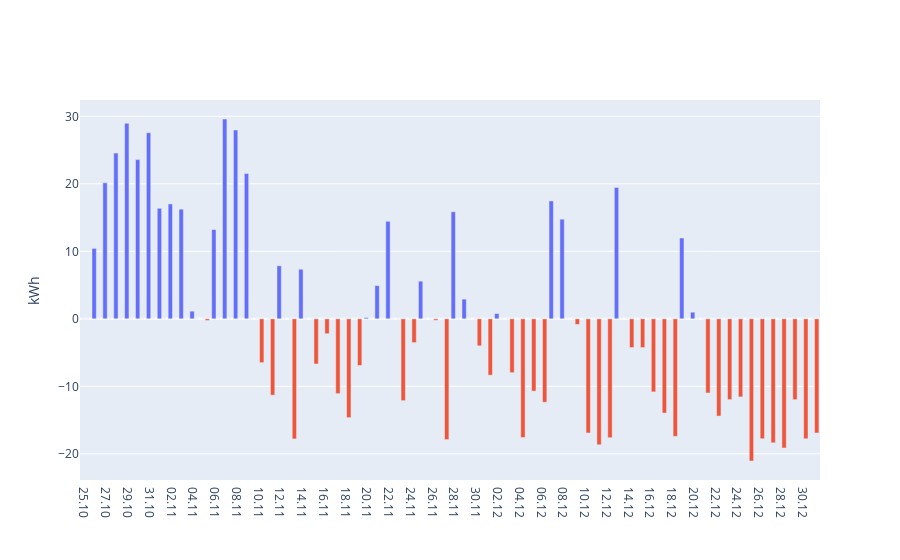
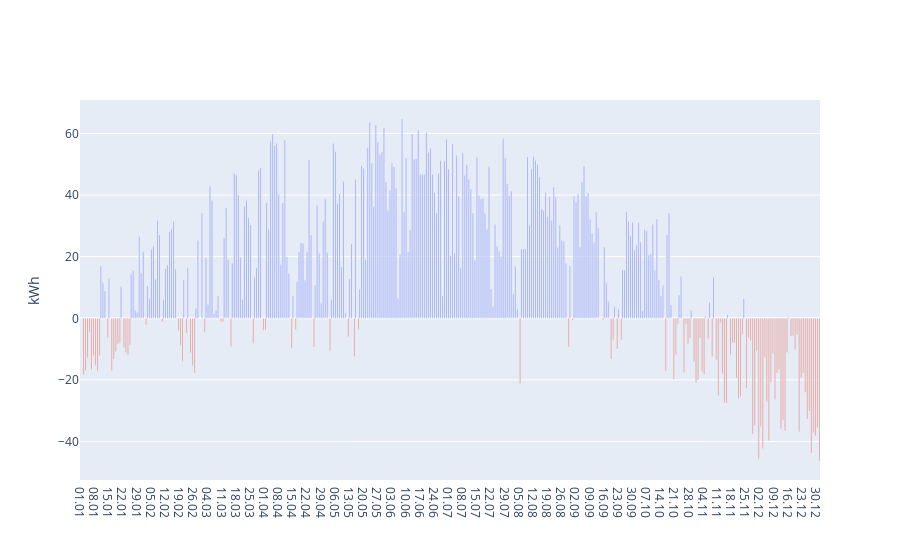
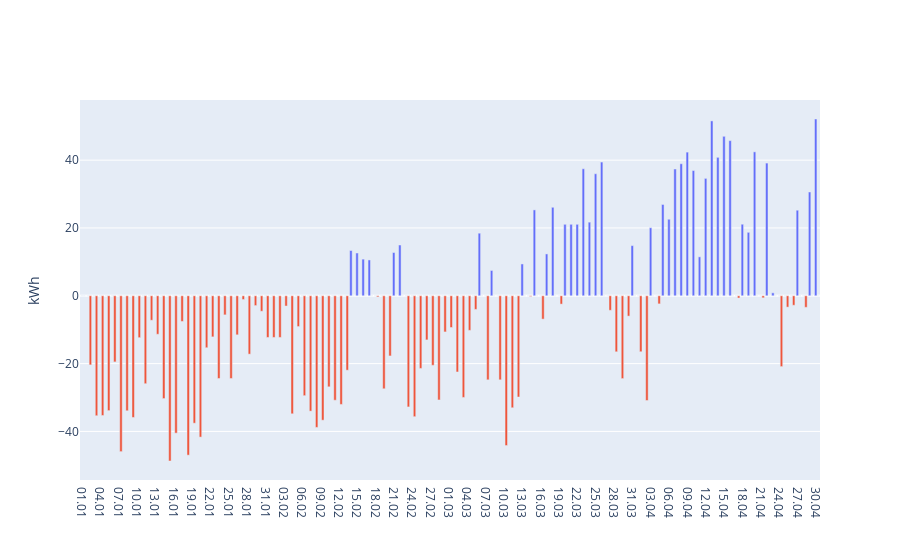

Notebook code for these charts, in order:
### Markdown cell above
### Dnevno po letih

### Code cell
for i,csv in enumerate(csvs_filled):
    prejeta_per_day = csv['PREJETA DELOVNA ENERGIJA ET'] - csv['PREJETA DELOVNA ENERGIJA ET'].shift(1, fill_value=csv['PREJETA DELOVNA ENERGIJA ET'][0]);
    oddana_per_day = csv['ODDANA DELOVNA ENERGIJA ET'] - csv['ODDANA DELOVNA ENERGIJA ET'].shift(1, fill_value=csv['ODDANA DELOVNA ENERGIJA ET'][0]);
    
    pm = oddana_per_day - prejeta_per_day
    
    mask = pm >= 0
    plus = np.where(mask, pm, 0)
    minus = np.where(mask, 0, pm)
    
    fig = go.Figure()
    fig.add_traces(go.Bar(x=csv['Datum'].dt.strftime('%d.%m'), y = plus, name=""))
    fig.add_traces(go.Bar(x=csv['Datum'].dt.strftime('%d.%m'), y = minus, name=""))
    fig.update_xaxes(categoryorder='array', categoryarray=days_in_year)
    fig.update_layout(hovermode='x unified',showlegend=False, yaxis=dict(title="kWh"))
    fig.show()

### Figure 1 — Plotly figure (JSON) as saved in the notebook; plotly's stock layout.template omitted (floating-point values rounded to 4 significant figures; data arrays with more than 128 entries replaced by an {"elided": "..."} marker saying what was removed)
{"data": [{"name": "", "type": "bar", "x": ["25.10", "26.10", "27.10", "28.10", "29.10", "30.10", "31.10", "01.11", "02.11", "03.11", "04.11", "05.11", "06.11", "07.11", "08.11", "09.11", "10.11", "11.11", "12.11", "13.11", "14.11", "15.11", "16.11", "17.11", "18.11", "19.11", "20.11", "21.11", "22.11", "23.11", "24.11", "25.11", "26.11", "27.11", "28.11", "29.11", "30.11", "01.12", "02.12", "03.12", "04.12", "05.12", "06.12", "07.12", "08.12", "09.12", "10.12", "11.12", "12.12", "13.12", "14.12", "15.12", "16.12", "17.12", "18.12", "19.12", "20.12", "21.12", "22.12", "23.12", "24.12", "25.12", "26.12", "27.12", "28.12", "29.12", "30.12", "31.12"], "y": [0, 10.43, 20.14, 24.55, 28.96, 23.59, 27.58, 16.37, 17.02, 16.24, 1.132, 0, 13.22, 29.6, 27.97, 21.52, 0, 0, 7.858, 0, 7.347, 0, 0, 0, 0, 0, 0.189, 4.919, 14.45, 0, 0, 5.578, 0, 0, 15.86, 2.917, 0, 0, 0.781, 0, 0, 0, 0, 17.46, 14.76, 0, 0, 0, 0, 19.47, 0, 0, 0, 0, 0, 11.97, 0.983, 0, 0, 0, 0, 0, 0, 0, 0, 0, 0, 0]}, {"name": "", "type": "bar", "x": ["25.10", "26.10", "27.10", "28.10", "29.10", "30.10", "31.10", "01.11", "02.11", "03.11", "04.11", "05.11", "06.11", "07.11", "08.11", "09.11", "10.11", "11.11", "12.11", "13.11", "14.11", "15.11", "16.11", "17.11", "18.11", "19.11", "20.11", "21.11", "22.11", "23.11", "24.11", "25.11", "26.11", "27.11", "28.11", "29.11", "30.11", "01.12", "02.12", "03.12", "04.12", "05.12", "06.12", "07.12", "08.12", "09.12", "10.12", "11.12", "12.12", "13.12", "14.12", "15.12", "16.12", "17.12", "18.12", "19.12", "20.12", "21.12", "22.12", "23.12", "24.12", "25.12", "26.12", "27.12", "28.12", "29.12", "30.12", "31.12"], "y": [0, 0, 0, 0, 0, 0, 0, 0, 0, 0, 0, -0.252, 0, 0, 0, 0, -6.496, -11.31, 0, -17.79, 0, -6.696, -2.205, -11.08, -14.64, -6.918, 0, 0, 0, -12.13, -3.528, 0, -0.221, -17.89, 0, 0, -4.004, -8.351, 0, -7.975, -17.59, -10.71, -12.36, 0, 0, -0.833, -16.91, -18.66, -17.62, 0, -4.255, -4.256, -10.83, -13.96, -17.41, 0, 0, -10.99, -14.41, -11.97, -11.57, -21.06, -17.76, -18.37, -19.14, -11.97, -17.77, -16.91]}], "layout": {"autosize": true, "hovermode": "x unified", "showlegend": false, "xaxis": {"autorange": true, "categoryarray": {"elided": "366 str values"}, "categoryorder": "array", "range": [297.5, 365.5], "type": "category"}, "yaxis": {"autorange": true, "range": [-23.88, 32.41], "title": {"text": "kWh"}, "type": "linear"}}}

### Figure 2 — Plotly figure (JSON) as saved in the notebook; plotly's stock layout.template omitted (floating-point values rounded to 4 significant figures; data arrays with more than 128 entries replaced by an {"elided": "..."} marker saying what was removed)
{"data": [{"name": "", "type": "bar", "x": {"elided": "365 str values"}, "y": {"elided": "365 float values"}}, {"name": "", "type": "bar", "x": {"elided": "365 str values"}, "y": {"elided": "365 float values"}}], "layout": {"autosize": true, "hovermode": "x unified", "showlegend": false, "xaxis": {"autorange": true, "categoryarray": {"elided": "366 str values"}, "categoryorder": "array", "range": [-0.5, 365.5], "type": "category"}, "yaxis": {"autorange": true, "range": [-52.48, 70.85], "title": {"text": "kWh"}, "type": "linear"}}}

### Figure 3 — Plotly figure (JSON) as saved in the notebook; plotly's stock layout.template omitted (floating-point values rounded to 4 significant figures; data arrays with more than 128 entries replaced by an {"elided": "..."} marker saying what was removed)
{"data": [{"name": "", "type": "bar", "x": ["01.01", "02.01", "03.01", "04.01", "05.01", "06.01", "07.01", "08.01", "09.01", "10.01", "11.01", "12.01", "13.01", "14.01", "15.01", "16.01", "17.01", "18.01", "19.01", "20.01", "21.01", "22.01", "23.01", "24.01", "25.01", "26.01", "27.01", "28.01", "29.01", "30.01", "31.01", "01.02", "02.02", "03.02", "04.02", "05.02", "06.02", "07.02", "08.02", "09.02", "10.02", "11.02", "12.02", "13.02", "14.02", "15.02", "16.02", "17.02", "18.02", "19.02", "20.02", "21.02", "22.02", "23.02", "24.02", "25.02", "26.02", "27.02", "28.02", "29.02", "01.03", "02.03", "03.03", "04.03", "05.03", "06.03", "07.03", "08.03", "09.03", "10.03", "11.03", "12.03", "13.03", "14.03", "15.03", "16.03", "17.03", "18.03", "19.03", "20.03", "21.03", "22.03", "23.03", "24.03", "25.03", "26.03", "27.03", "28.03", "29.03", "30.03", "31.03", "01.04", "02.04", "03.04", "04.04", "05.04", "06.04", "07.04", "08.04", "09.04", "10.04", "11.04", "12.04", "13.04", "14.04", "15.04", "16.04", "17.04", "18.04", "19.04", "20.04", "21.04", "22.04", "23.04", "24.04", "25.04", "26.04", "27.04", "28.04", "29.04", "30.04"], "y": [0, 0, 0, 0, 0, 0, 0, 0, 0, 0, 0, 0, 0, 0, 0, 0, 0, 0, 0, 0, 0, 0, 0, 0, 0, 0, 0, 0, 0, 0, 0, 0, 0, 0, 0, 0, 0, 0, 0, 0, 0, 0, 0, 0, 13.35, 12.62, 10.81, 10.57, 0, 0, 0, 12.76, 14.98, 0, 0, 0, 0, 0, 0, 0, 0, 0, 0, 0, 0, 18.45, 0, 7.464, 0, 0, 0, 0, 9.388, 0, 25.33, 0, 12.34, 26.1, 0, 21.08, 21.08, 21.08, 37.45, 21.71, 35.99, 39.44, 0, 0, 0, 0, 14.79, 0, 0, 20.07, 0, 26.93, 22.57, 37.39, 38.93, 42.37, 36.93, 11.48, 34.62, 51.57, 40.83, 47.03, 45.75, 0, 21.1, 18.71, 42.45, 0, 39.13, 0.874, 0, 0, 0, 25.23, 0, 30.6, 52.13]}, {"name": "", "type": "bar", "x": ["01.01", "02.01", "03.01", "04.01", "05.01", "06.01", "07.01", "08.01", "09.01", "10.01", "11.01", "12.01", "13.01", "14.01", "15.01", "16.01", "17.01", "18.01", "19.01", "20.01", "21.01", "22.01", "23.01", "24.01", "25.01", "26.01", "27.01", "28.01", "29.01", "30.01", "31.01", "01.02", "02.02", "03.02", "04.02", "05.02", "06.02", "07.02", "08.02", "09.02", "10.02", "11.02", "12.02", "13.02", "14.02", "15.02", "16.02", "17.02", "18.02", "19.02", "20.02", "21.02", "22.02", "23.02", "24.02", "25.02", "26.02", "27.02", "28.02", "29.02", "01.03", "02.03", "03.03", "04.03", "05.03", "06.03", "07.03", "08.03", "09.03", "10.03", "11.03", "12.03", "13.03", "14.03", "15.03", "16.03", "17.03", "18.03", "19.03", "20.03", "21.03", "22.03", "23.03", "24.03", "25.03", "26.03", "27.03", "28.03", "29.03", "30.03", "31.03", "01.04", "02.04", "03.04", "04.04", "05.04", "06.04", "07.04", "08.04", "09.04", "10.04", "11.04", "12.04", "13.04", "14.04", "15.04", "16.04", "17.04", "18.04", "19.04", "20.04", "21.04", "22.04", "23.04", "24.04", "25.04", "26.04", "27.04", "28.04", "29.04", "30.04"], "y": [0, -20.38, -35.37, -35.3, -33.87, -19.51, -45.96, -33.91, -35.88, -12.35, -25.93, -7.211, -11.34, -30.32, -48.72, -40.51, -7.557, -47.0, -37.57, -41.67, -15.32, -12.12, -24.39, -5.629, -24.39, -11.52, -1.103, -17.21, -2.889, -4.554, -12.29, -12.29, -12.29, -3.024, -34.8, -9.074, -29.45, -34.02, -38.82, -36.69, -26.85, -30.8, -32.04, -21.94, 0, 0, 0, 0, -0.33, -27.42, -17.74, 0, 0, -32.78, -35.65, -21.42, -13.01, -20.5, -30.72, -10.66, -9.352, -22.47, -29.97, -10.19, -4.016, 0, -24.79, 0, -24.78, -44.16, -33.02, -29.85, 0, -0.218, 0, -6.882, 0, 0, -2.455, 0, 0, 0, 0, 0, 0, 0, -4.279, -16.52, -24.42, -5.991, 0, -16.5, -30.88, 0, -2.387, 0, 0, 0, 0, 0, 0, 0, 0, 0, 0, 0, 0, -0.665, 0, 0, 0, -0.605, 0, 0, -20.88, -3.341, -2.796, 0, -3.404, 0, 0]}], "layout": {"autosize": true, "hovermode": "x unified", "showlegend": false, "xaxis": {"autorange": true, "categoryarray": {"elided": "366 str values"}, "categoryorder": "array", "range": [-0.5, 120.5], "type": "category"}, "yaxis": {"autorange": true, "range": [-54.33, 57.74], "title": {"text": "kWh"}, "type": "linear"}}}
